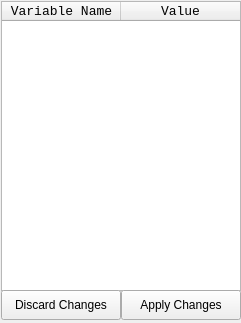
<?xml version="1.0" encoding="UTF-8"?>
<ui version="4.0">
 <class>Console</class>
 <widget class="QWidget" name="Console">
  <property name="geometry">
   <rect>
    <x>0</x>
    <y>0</y>
    <width>241</width>
    <height>323</height>
   </rect>
  </property>
  <property name="windowTitle">
   <string>Console</string>
  </property>
  <property name="windowIcon">
   <iconset resource="Resources.qrc">
    <normaloff>:/icon/Resources/Console.ico</normaloff>:/icon/Resources/Console.ico</iconset>
  </property>
  <widget class="QTableWidget" name="VarTable">
   <property name="geometry">
    <rect>
     <x>1</x>
     <y>1</y>
     <width>240</width>
     <height>290</height>
    </rect>
   </property>
   <property name="lineWidth">
    <number>2</number>
   </property>
   <property name="autoScroll">
    <bool>false</bool>
   </property>
   <property name="rowCount">
    <number>0</number>
   </property>
   <property name="columnCount">
    <number>2</number>
   </property>
   <attribute name="horizontalHeaderCascadingSectionResizes">
    <bool>false</bool>
   </attribute>
   <attribute name="horizontalHeaderMinimumSectionSize">
    <number>119</number>
   </attribute>
   <attribute name="horizontalHeaderDefaultSectionSize">
    <number>119</number>
   </attribute>
   <attribute name="verticalHeaderVisible">
    <bool>false</bool>
   </attribute>
   <attribute name="verticalHeaderCascadingSectionResizes">
    <bool>false</bool>
   </attribute>
   <attribute name="verticalHeaderMinimumSectionSize">
    <number>30</number>
   </attribute>
   <attribute name="verticalHeaderDefaultSectionSize">
    <number>30</number>
   </attribute>
   <column>
    <property name="text">
     <string>Variable Name</string>
    </property>
    <property name="font">
     <font>
      <family>Consolas</family>
      <pointsize>10</pointsize>
     </font>
    </property>
   </column>
   <column>
    <property name="text">
     <string>Value</string>
    </property>
    <property name="font">
     <font>
      <family>Consolas</family>
      <pointsize>10</pointsize>
     </font>
    </property>
   </column>
  </widget>
  <widget class="QPushButton" name="DiscardButton">
   <property name="geometry">
    <rect>
     <x>1</x>
     <y>290</y>
     <width>120</width>
     <height>30</height>
    </rect>
   </property>
   <property name="text">
    <string>Discard Changes</string>
   </property>
  </widget>
  <widget class="QPushButton" name="SaveButton">
   <property name="geometry">
    <rect>
     <x>121</x>
     <y>290</y>
     <width>120</width>
     <height>30</height>
    </rect>
   </property>
   <property name="text">
    <string>Apply Changes</string>
   </property>
  </widget>
 </widget>
 <resources>
  <include location="Resources.qrc"/>
 </resources>
 <connections/>
</ui>
